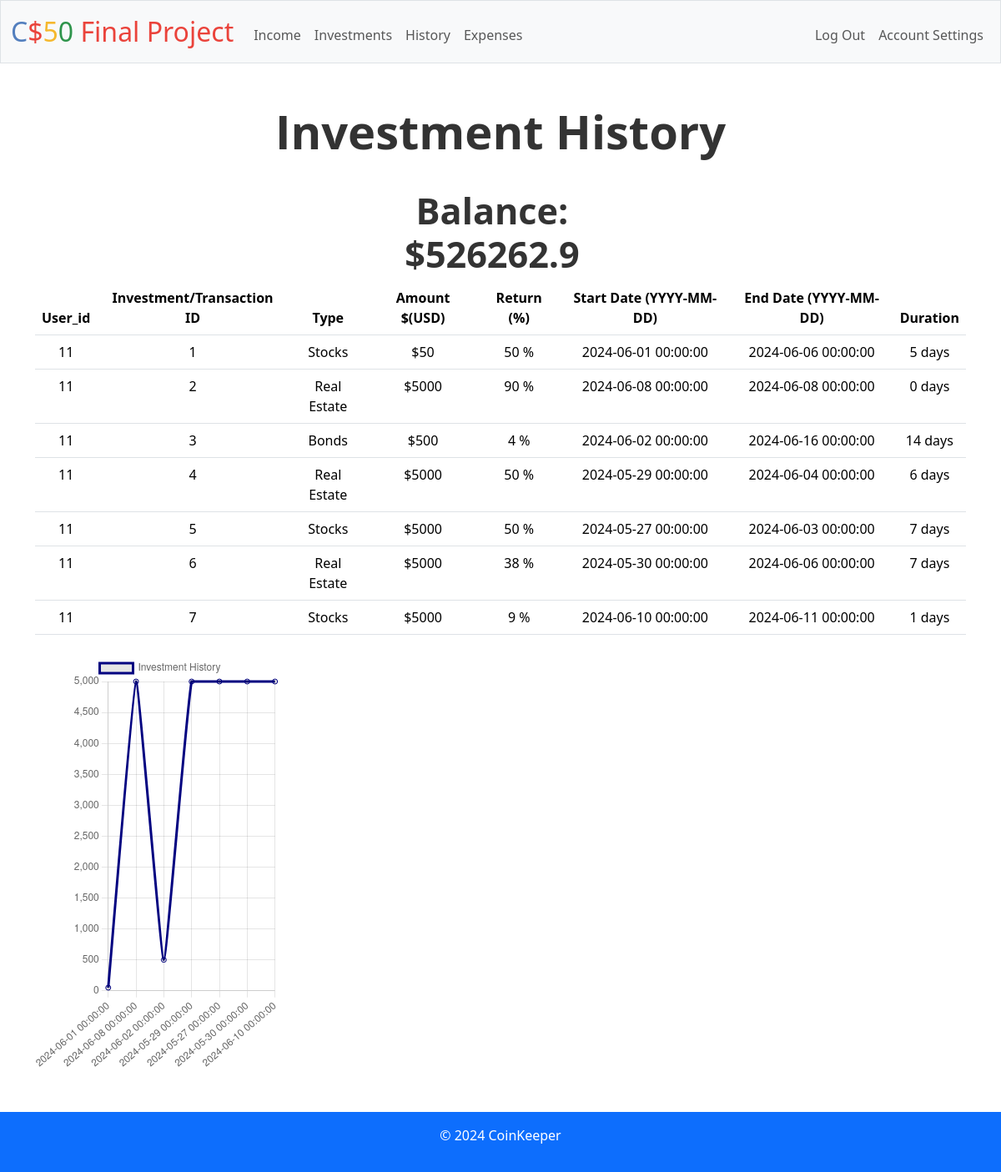
/investment-history (signed in), run on the app's committed database.
### tables this page shows
CREATE TABLE bank (bank_id INTEGER PRIMARY KEY AUTOINCREMENT, id INTEGER, amount DECIMAL(10, 2), FOREIGN KEY (id) REFERENCES user(id));

CREATE TABLE investments (
    investment_id INTEGER PRIMARY KEY,
    id INTEGER,
    type CHECK (type IN ('Stocks', 'Real Estate', 'Mutual Funds', 'Bonds')),
    amount DECIMAL(10, 2),
    return DECIMAL(10, 2),
    start_date DATE,
    end_date DATE,
    duration INT,
    FOREIGN KEY (id) REFERENCES user(id)
);

### app.py (the view)
@app.route("/investment-history", methods=["GET", "POST"])
@login_required
def investment_history():
    id = session["user_id"]
    bank = db.execute("SELECT * FROM bank WHERE id = ?", id)
    bank = bank[0]["amount"]
    rows = db.execute("SELECT * FROM investments WHERE id = ? ", id)
    if not rows:
        flash("No transaction Histoy Found", category="warning")
    length = len(rows)
    dates = [row["start_date"] for row in rows]
    amount = [row["amount"] for row in rows]
    return render_template("investment-history.html",
                           rows=rows, bank=bank, id=id, dates=dates, amount=amount)

### app.py (called while the page is built)
@app.after_request
def after_request(response):
    response.headers["Cache-Control"] = "no-cache, no-store, must-revalidate"
    response.headers["Expires"] = 0
    response.headers["Pragma"] = "no-cache"
    return response

### helpers.py (called while the page is built)
def login_required(f):
    @wraps(f)
    def decorated_function(*args, **kwargs):
        if session.get("user_id") is None:
            return redirect("/login")
        return f(*args, **kwargs)
    return decorated_function

### templates/investment-history.html (shortened to what this page needs)
{% extends "layout.html" %}
{% block main %}
<h1 class="text-center">Investment History</h1>
<div class="row justify-content-center">
     <div class="col-md-4">
         <div id="balance-container">
            <h2 id="balance">Balance: ${{ bank }}</h2>
     </div>
</div>
</div>
<div class="row">
  <div class="col-md-12">
    <table class="table table-responsive" style="width: 100%;">
      <thead>
        <tr>
          <th>User_id</th>
          <th>Investment/Transaction ID</th>
          <th>Type</th>
          <th>Amount $(USD)</th>
          <th>Return (%)</th>
          <th>Start Date (YYYY-MM-DD)</th>
          <th>End Date (YYYY-MM-DD)</th>
          <th>Duration</th>
        </tr>
      </thead>
      <tbody>
        {% for row in rows %}
        <tr>
          <td>{{ id }}</td>
          <td>{{ row["investment_id"] }}</td>
          <td>{{ row["type"] }}</td>
          <td>${{ row["amount"] }}</td>
          <td>{{ row["return"] }} %</td>
          <td>{{ row["start_date"] }}</td>
          <td>{{ row["end_date"] }}</td>
          <td>{{ row["duration"]}} days</td>
        </tr>
        {% endfor %}
      </tbody>
    </table>
  </div>
  <div class="col-md-6 mt-2">
    <canvas id="linechart" width="auto" height="500"></canvas>
    <script>
      var ctx = document.getElementById("linechart").getContext("2d");
      var linechart = new Chart(ctx, {
        type: "line",
        data: {
          labels: {{ dates | safe }}, //x-axis list
          datasets: [
            {
              label: "Investment History", //legend
              data: {{ amount | safe }}, // y-axis values
              fill: false,
              borderColor: "rgb(0, 0, 128)", //color of groph
              lineTension: 0.1  //line thickness
            }
          ]
        },
        options: {
          responsive: false
        }
      });
    </script>
  </div>
</div>
<footer class="bg-primary text-white py-3 fixed-bottom">
  <div class="container text-center">
    <p>&copy; 2024 CoinKeeper</p>
  </div>
</footer>
{% endblock %}

### static/styles.css (style rules this page uses)
#balance-container { position: relative ; top: 10px; right: 10px; font-size: 1.5em; font-weight: bold; color: #333; }
#balance { font-size: 1.8em; margin-top: 10px; }

### static/style.css (style rules this page uses)
h1, h2, h3, h4, h5, h6 { font-family: 'Open Sans', sans-serif; font-weight: bold; color: #333; text-align: center; margin-bottom: 1rem; }
h1 { font-size: 3.5rem; }
h2 { font-size: 2.5rem; }

### data on the page
bank: amount "526262.9"
investments: id "11", investment_id "1", type "Stocks", amount "50", return "50", start_date "2024-06-01 00:00:00", end_date "2024-06-06 00:00:00", duration "5"
investments: id "11", investment_id "2", type "Real Estate", amount "5000", return "90", start_date "2024-06-08 00:00:00", end_date "2024-06-08 00:00:00", duration "0"
investments: id "11", investment_id "3", type "Bonds", amount "500", return "4", start_date "2024-06-02 00:00:00", end_date "2024-06-16 00:00:00", duration "14"
investments: id "11", investment_id "4", type "Real Estate", amount "5000", return "50", start_date "2024-05-29 00:00:00", end_date "2024-06-04 00:00:00", duration "6"
investments: id "11", investment_id "5", type "Stocks", amount "5000", return "50", start_date "2024-05-27 00:00:00", end_date "2024-06-03 00:00:00", duration "7"
investments: id "11", investment_id "6", type "Real Estate", amount "5000", return "38", start_date "2024-05-30 00:00:00", end_date "2024-06-06 00:00:00", duration "7"
investments: id "11", investment_id "7", type "Stocks", amount "5000", return "9", start_date "2024-06-10 00:00:00", end_date "2024-06-11 00:00:00", duration "1"

### other printed values
chart data {{ amount | safe }} [50, 5000, 500, 5000, 5000, 5000, 5000]
